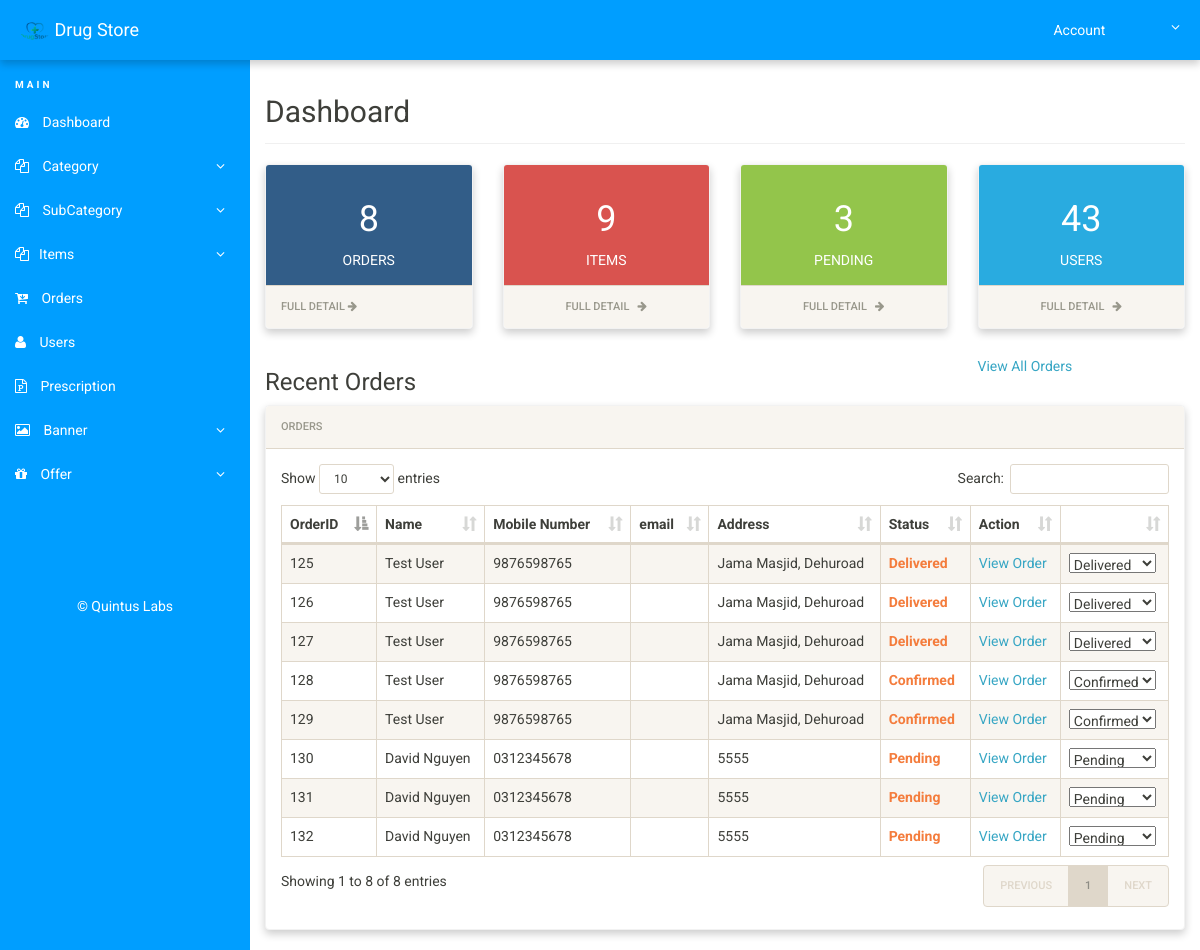
Screenshot of /admin/dashboard.php (signed in) with the database file from the repository.
### tables this page shows
CREATE TABLE `orders` (
  `id` int(11) NOT NULL,
  `status` varchar(50) NOT NULL,
  `user_id` int(11) NOT NULL,
  `date` timestamp NOT NULL DEFAULT current_timestamp() ON UPDATE current_timestamp(),
  `total` varchar(20) DEFAULT NULL,
  `name` varchar(200) DEFAULT NULL,
  `email` varchar(200) DEFAULT NULL,
  `phone` varchar(10) DEFAULT NULL,
  `address` text DEFAULT NULL,
  `city` varchar(200) DEFAULT NULL,
  `state` varchar(200) DEFAULT NULL,
  `zip_code` varchar(6) DEFAULT NULL,
  `landmark` text DEFAULT NULL
);

CREATE TABLE `users` (
  `id` int(11) NOT NULL,
  `name` varchar(100) DEFAULT NULL,
  `area` varchar(100) DEFAULT NULL,
  `address` text DEFAULT NULL,
  `state` varchar(100) DEFAULT NULL,
  `city` varchar(100) DEFAULT NULL,
  `zip` varchar(11) DEFAULT NULL,
  `mobile` varchar(30) DEFAULT NULL,
  `email` varchar(100) DEFAULT NULL,
  `password` text NOT NULL,
  `reset_code` varchar(6) DEFAULT NULL,
  `firebase_token` text DEFAULT NULL,
  `otp` int(6) DEFAULT NULL,
  `verified` tinyint(1) NOT NULL DEFAULT 0,
  `token` text DEFAULT NULL
);

### admin/dashboard.php (the view, shortened to what this page needs)
<?php
include('firebase/firebase.php');
if(strlen($_SESSION['alogin'])==0)
{
header('location:index.php');
}
else{
?>
<!doctype html>
<html lang="en" class="no-js">
  <head>
    <link rel="stylesheet" href="css/font-awesome.min.css">
    <link rel="stylesheet" href="css/bootstrap.min.css">
    <link rel="stylesheet" href="css/dataTables.bootstrap.min.css">
    <link rel="stylesheet" href="css/bootstrap-social.css">
    <link rel="stylesheet" href="css/bootstrap-select.css">
    <link rel="stylesheet" href="css/fileinput.min.css">
    <link rel="stylesheet" href="css/awesome-bootstrap-checkbox.css">
    <link rel="stylesheet" href="css/style.css">
  </head>
  <body>
    <?php include('includes/header.php');?>
    <div class="ts-main-content">
      <?php include('includes/leftbar.php');?>
      <div class="content-wrapper">
        <div class="container-fluid">
          <div class="row">
            <div class="col-md-12">
              <h2 class="page-title">Dashboard
              </h2>
              <div class="row">
                <div class="col-md-12">
                  <div class="row">
                    <div class="col-md-3">
                      <div class="panel panel-default">
                        <div class="panel-body bk-primary text-light">
                          <div class="stat-panel text-center">
                            <?php
                              $sql ="SELECT id from orders";
                              $query = $dbh -> prepare($sql);
                              $query->execute();
                              $bg=$query->rowCount();
                              ?>
                            <div class="stat-panel-number h1 ">
                              <?php echo htmlentities($bg);?>
                            </div>
                            <div class="stat-panel-title text-uppercase">Orders
                            </div>
                          </div>
                        </div>
                        <a href="manage-orders.php" class="block-anchor panel-footer">Full Detail
                          <i class="fa fa-arrow-right">
                          </i>
                        </a>
                      </div>
                    </div>
					          <div class="col-md-3">
                      <div class="panel panel-default">
                        <div class="panel-body bk-danger text-light">
                          <div class="stat-panel text-center">
                              <?php
                                $sql1 ="SELECT id from items";
                                $query1 = $dbh -> prepare($sql1);;
                                $query1->execute();
                                $regbd=$query1->rowCount();
                                ?>
                            <div class="stat-panel-number h1 ">
                              <?php echo htmlentities($regbd);?>
                            </div>
                            <div class="stat-panel-title text-uppercase">Items
                            </div>
                          </div>
                        </div>
                         <a href="manage-items.php" class="block-anchor panel-footer text-center">Full Detail &nbsp;
                          <i class="fa fa-arrow-right">
                          </i>
                        </a>
                      </div>
                    </div>
                    <div class="col-md-3">
                      <div class="panel panel-default">
                        <div class="panel-body bk-success text-light">
                          <div class="stat-panel text-center">
                             <?php
                              $sql ="SELECT id from orders  where status='Pending' ";
                              $query = $dbh -> prepare($sql);
                              $query->execute();
                              $regbd=$query->rowCount();
                              ?>
                            <div class="stat-panel-number h1 ">
                              <?php echo htmlentities($regbd);?>
                            </div>
                            <div class="stat-panel-title text-uppercase">Pending
                            </div>
                          </div>
                        </div>
                        <a href="pending-orders.php" class="block-anchor panel-footer text-center">Full Detail &nbsp;
                          <i class="fa fa-arrow-right">
                          </i>
                        </a>
                      </div>
                    </div>
                    <div class="col-md-3">
                      <div class="panel panel-default">
                        <div class="panel-body bk-info text-light">
                          <div class="stat-panel text-center">
                            <?php
                              $sql6 ="SELECT id from users";
                              $query6 = $dbh -> prepare($sql6);;
                              $query6->execute();
                              $query=$query6->rowCount();
                              ?>
                            <div class="stat-panel-number h1 ">
                              <?php echo htmlentities($query);?>
                            </div>
                            <div class="stat-panel-title text-uppercase">Users
                            </div>
                          </div>
                        </div>
                        <a href="manage-user.php" class="block-anchor panel-footer text-center">Full Detail &nbsp;
                          <i class="fa fa-arrow-right">
                          </i>
                        </a>
                      </div>
                    </div>
                  </div>
                </div>
              </div>
              <div class="row">
                 <div class="col-sm-9">
                    <h3>Recent Orders</h3>
                 </div>
                 <div class="col-sm-3"><h5><a href="/drugstore/admin/manage-orders.php" class="pt-3">View All Orders</a></h5></div>
                <div class="col-sm-12">
                <div class="panel panel-default">
							<div class="panel-heading">Orders</div>
							<div class="panel-body">
								<table id="zctb" class="display table table-striped table-bordered table-hover" cellspacing="0" width="100%">
									<thead>
										<tr>
										<th>OrderID</th>
										<th>Name</th>
										<th>Mobile Number</th>
										<th>email</th>
										<th>Address</th>
										<th>Status</th>
										<th>Action</th>
										<th></th>
										</tr>
									</thead>
									<tbody>
										<?php $sql = "SELECT orders.*, users.name, users.mobile, users.email,users.address from orders INNER JOIN users on orders.user_id=users.id order by id desc limit 30";
										$query = $dbh -> prepare($sql);
										$query->execute();
										$results=$query->fetchAll(PDO::FETCH_OBJ);
										$cnt=1;
										if($query->rowCount() > 0)
										{
										foreach($results as $result)
										{				?>
										<tr>
											<td><?php echo htmlentities($result->id);?></td>
											<td><?php echo htmlentities($result->name);?></td>
											<td><?php echo htmlentities($result->mobile);?></td>
											<td><?php echo htmlentities($result->email);?></td>
											<td><?php echo htmlentities($result->address);?></td>
											<td><b class="text-warning"><?php echo htmlentities($result->status);?></b></td>
											<td><a href="view-order.php?orderid=<?php echo $result->id;?>" >View Order</a></td>
											<td>
												<select onchange="location = this.value;" value=<?php echo htmlentities($result->status);?>>
												<option 	<?php if ($result->status == 'Confirmed') echo 'selected'; ?> >Pending</option>
												<option value="manage-orders.php?confirmid=<?php echo $result->id;?>&mobile=<?php echo $result->mobile;?>"
												<?php if ($result->status == 'Confirmed') echo 'selected'; ?> >Confirmed</option>
												<option value="manage-orders.php?deliveredid=<?php echo $result->id;?>&mobile=<?php echo $result->mobile;?>"
												<?php if ($result->status == 'Delivered') echo ' selected'; ?>>Delivered</option>
												</select></td>
										</tr>
										<?php $cnt=$cnt+1; }} ?>
									</tbody>
								</table>
							</div>
						</div>
                </div>
              </div>
            </div>
          </div>
        </div>
      </div>
    </div>
  </body>
</html>
<?php } ?>

### admin/includes/header.php (shortened to what this page needs)
<div class="brand clearfix">
<h4 class="pull-left text-white" style="margin:20px 0px 0px 20px"><img src="img/logo.png" class="logo"> Drug Store</h4>
		<ul class="ts-profile-nav">
			<li class="ts-account">
				<a href="#"><img src="img/ts-avatar.jpg" class="ts-avatar hidden-side" alt=""> Account <i class="fa fa-angle-down hidden-side"></i></a>
			</li>
		</ul>
	</div>

### admin/includes/leftbar.php (shortened to what this page needs)
<nav class="ts-sidebar">
  <ul class="ts-sidebar-menu">
    <li class="ts-label">Main
    </li>
    <li>
      <a href="dashboard.php">
        <i class="fa fa-dashboard">
        </i> Dashboard
      </a>
    </li>
    <li>
      <a href="#">
        <i class="fa fa-files-o">
        </i> Category
      </a>
    </li>
    <li>
      <a href="#">
        <i class="fa fa-files-o">
        </i> SubCategory
      </a>
    </li>
    <li>
      <a href="#">
        <i class="fa fa-files-o">
        </i>Items
      </a>
    </li>
    <li>
      <a href="manage-orders.php">
        <i class="fa fa-cart-arrow-down">
        </i> Orders
      </a>
    </li>
    <li>
      <a href="manage-user.php">
        <i class="fa fa-user">
        </i>  Users
      </a>
    </li>
    <li>
      <a href="manage-prescription.php">
      <i class="fa fa-file-powerpoint-o" aria-hidden="true"></i>
        </i> Prescription
      </a>
    </li>
    <li>
      <a href="#">
        <i class="fa fa-picture-o">
        </i> Banner
      </a>
    </li>
    <li>
      <a href="#">
        <i class="fa fa-gift">
        </i> Offer
      </a>
    </li>
  </ul>
  <p class="text-center" style="color:#ffffff; margin-top: 100px;">© Quintus Labs
  </p>
</nav>

### admin/css/style.css (style rules this page uses)
html { font-size: 14px; }
@media only screen and (min-width: 480px) { html { font-size: 17px; } }
@media only screen and (min-width: 768px) { html { font-size: 14px; } }
@media only screen and (min-width: 1024px) { p { font-size: 1em; margin-bottom: 1.8em; } }
body { font-size: 1em; }
a { color: #37a6c4; }
.bk-primary { background: #325d88; }
.bk-success { background: #93c54b; }
.bk-danger { background: #d9534f; }
.bk-info { background: #29abe0; }
.panel { overflow: hidden; }
.text-white, .text-light { color: #fff !important; }
.block-anchor { display: block; }
ul, li { margin: 0; padding: 0; list-style: none; }
.page-title { padding-bottom: 15px; margin-bottom: 20px; border-bottom: 1px solid #f0f0f0; }
.brand { background: #009EFF; position: relative; z-index: 3; position: fixed; width: 100%; top: 0; box-shadow: 0 4px 8px 0 rgba(0,0,0,0.2); transition: 0.3s; }
@media only screen and (min-width: 992px) { .brand .logo { width: 250px; } }
.brand .ts-profile-nav { float: right; display: none; }
.brand .ts-profile-nav li { float: left; position: relative; }
.brand .ts-profile-nav li a { display: block; padding: 20px; color: #fff; }
.brand .ts-profile-nav .ts-account .fa-angle-down { float: right; }
.brand .ts-profile-nav .ts-account > a { width: 180px; background: #009EFF; }
@media only screen and (min-width: 992px) { .brand .ts-profile-nav { display: block; } }
.ts-sidebar { background: #009EFF; max-height: 0; transition: max-height 0.3s; overflow: hidden; position: fixed; z-index: 2; width: 100%; bottom: 0; top: 60px; overflow-y: auto; }
@media only screen and (min-width: 992px) { .ts-sidebar { max-height: 100%; bottom: 0; } }
.ts-sidebar-menu .ts-label { color: #ffffff; font-weight: bold; padding: 8px 15px; text-transform: uppercase; font-size: 10px; letter-spacing: 3px; margin-top: 10px; }
.ts-sidebar-menu a { display: block; text-decoration: none; padding: 12px 15px; color: #fff; }
.ts-sidebar-menu li { position: relative; }
.ts-sidebar-menu li i { color: #ffffff; margin-right: 10px; }
.ts-main-content .content-wrapper { padding-top: 15px; margin-top: 60px; }
@media only screen and (min-width: 992px) { .ts-main-content .ts-sidebar { width: 250px; float: left; } }
@media only screen and (min-width: 992px) { .ts-main-content .content-wrapper { margin-left: 250px; } }
.panel-default { border-color: #f2f2f2; }
.panel { margin-bottom: 20px; background-color: #ffffff; border-radius: 4px; box-shadow: 0 4px 8px 0 rgba(0,0,0,0.2); }
.panel-heading { padding: 10px 15px; }
.brand .logo { width: 30px; border-radius: 50%; }

### rows the page displays
orders: id "132", user.name "David Nguyen", user.mobile "0312345678", user.address "5555", status "Pending"
orders: id "131", user.name "David Nguyen", user.mobile "0312345678", user.address "5555", status "Pending"
orders: id "130", user.name "David Nguyen", user.mobile "0312345678", user.address "5555", status "Pending"
orders: id "129", user.name "Test User", user.mobile "9876598765", user.address "Jama Masjid, Dehuroad", status "Confirmed"
orders: id "128", user.name "Test User", user.mobile "9876598765", user.address "Jama Masjid, Dehuroad", status "Confirmed"
orders: id "127", user.name "Test User", user.mobile "9876598765", user.address "Jama Masjid, Dehuroad", status "Delivered"
orders: id "126", user.name "Test User", user.mobile "9876598765", user.address "Jama Masjid, Dehuroad", status "Delivered"
orders: id "125", user.name "Test User", user.mobile "9876598765", user.address "Jama Masjid, Dehuroad", status "Delivered"

### other values shown
$bg "8"
$regbd "9"
$regbd "3"
$query "43"
